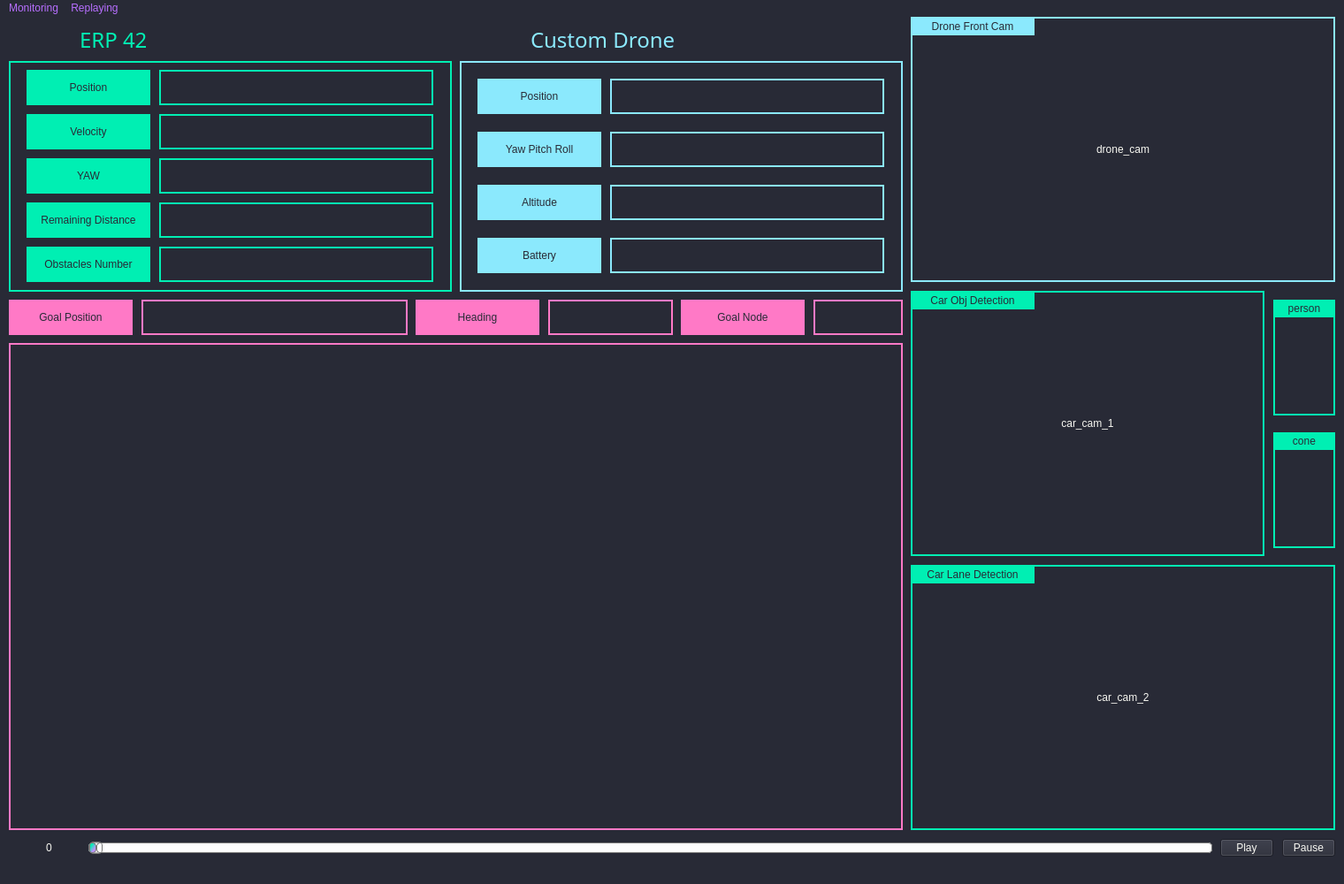
<?xml version="1.0" encoding="UTF-8"?>
<ui version="4.0">
 <class>MainWindow</class>
 <widget class="QMainWindow" name="MainWindow">
  <property name="geometry">
   <rect>
    <x>0</x>
    <y>0</y>
    <width>1520</width>
    <height>1000</height>
   </rect>
  </property>
  <property name="sizePolicy">
   <sizepolicy hsizetype="Fixed" vsizetype="Fixed">
    <horstretch>0</horstretch>
    <verstretch>0</verstretch>
   </sizepolicy>
  </property>
  <property name="maximumSize">
   <size>
    <width>1520</width>
    <height>1000</height>
   </size>
  </property>
  <property name="baseSize">
   <size>
    <width>1520</width>
    <height>1000</height>
   </size>
  </property>
  <property name="windowTitle">
   <string>VIP 5,6 D2V GUI</string>
  </property>
  <property name="styleSheet">
   <string notr="true">background-color: rgb(40, 42, 54);</string>
  </property>
  <widget class="QWidget" name="centralwidget">
   <property name="sizePolicy">
    <sizepolicy hsizetype="Fixed" vsizetype="Fixed">
     <horstretch>0</horstretch>
     <verstretch>0</verstretch>
    </sizepolicy>
   </property>
   <property name="maximumSize">
    <size>
     <width>1520</width>
     <height>1000</height>
    </size>
   </property>
   <property name="baseSize">
    <size>
     <width>1520</width>
     <height>1000</height>
    </size>
   </property>
   <widget class="QLabel" name="lable_6">
    <property name="geometry">
     <rect>
      <x>10</x>
      <y>369</y>
      <width>1011</width>
      <height>551</height>
     </rect>
    </property>
    <property name="styleSheet">
     <string notr="true">background-color: rgb(40, 42, 54);
border-style: solid;
border-width:2px;
border-color:rgb(255, 121, 198);</string>
    </property>
    <property name="text">
     <string/>
    </property>
   </widget>
   <widget class="QWidget" name="widget" native="true">
    <property name="geometry">
     <rect>
      <x>20</x>
      <y>380</y>
      <width>990</width>
      <height>531</height>
     </rect>
    </property>
    <property name="styleSheet">
     <string notr="true">

background-color: rgb(40, 42, 54);
color: rgb(248, 248, 242);</string>
    </property>
    <widget class="QWidget" name="gridLayoutWidget_2">
     <property name="geometry">
      <rect>
       <x>0</x>
       <y>0</y>
       <width>991</width>
       <height>531</height>
      </rect>
     </property>
     <layout class="QGridLayout" name="rviz_layout"/>
    </widget>
   </widget>
   <widget class="QLabel" name="label_2">
    <property name="geometry">
     <rect>
      <x>30</x>
      <y>210</y>
      <width>140</width>
      <height>40</height>
     </rect>
    </property>
    <property name="styleSheet">
     <string notr="true">background-color:rgb(0, 239, 179);
color: rgb(40, 42, 54);
font: 75 10pt &quot;Waree&quot;;

</string>
    </property>
    <property name="text">
     <string>Remaining Distance</string>
    </property>
    <property name="alignment">
     <set>Qt::AlignCenter</set>
    </property>
   </widget>
   <widget class="QLabel" name="label">
    <property name="geometry">
     <rect>
      <x>30</x>
      <y>110</y>
      <width>140</width>
      <height>40</height>
     </rect>
    </property>
    <property name="styleSheet">
     <string notr="true">background-color:rgb(0, 239, 179);
color: rgb(40, 42, 54);
font: 75 10pt &quot;Waree&quot;;

</string>
    </property>
    <property name="text">
     <string>Velocity</string>
    </property>
    <property name="alignment">
     <set>Qt::AlignCenter</set>
    </property>
   </widget>
   <widget class="QLabel" name="car_yaw_label">
    <property name="geometry">
     <rect>
      <x>180</x>
      <y>160</y>
      <width>310</width>
      <height>40</height>
     </rect>
    </property>
    <property name="styleSheet">
     <string notr="true">background-color: rgb(40, 42, 54);
border-style: solid;
border-width:2px;
border-color:  rgb(0, 239, 179);
color: rgb(248, 248, 242);
font: 57 12pt &quot;Ubuntu&quot;;</string>
    </property>
    <property name="text">
     <string/>
    </property>
    <property name="alignment">
     <set>Qt::AlignCenter</set>
    </property>
   </widget>
   <widget class="QLabel" name="drone_cam_label">
    <property name="geometry">
     <rect>
      <x>1030</x>
      <y>0</y>
      <width>480</width>
      <height>300</height>
     </rect>
    </property>
    <property name="styleSheet">
     <string notr="true">background-color: rgb(40, 42, 54);
color: rgb(248, 248, 242);
border-style: solid;
border-width:2px;
border-color:rgb(139, 233, 253);</string>
    </property>
    <property name="text">
     <string>drone_cam</string>
    </property>
    <property name="alignment">
     <set>Qt::AlignCenter</set>
    </property>
   </widget>
   <widget class="QLabel" name="car_pos_label">
    <property name="geometry">
     <rect>
      <x>180</x>
      <y>60</y>
      <width>310</width>
      <height>40</height>
     </rect>
    </property>
    <property name="styleSheet">
     <string notr="true">background-color: rgb(40, 42, 54);
border-style: solid;
border-width:2px;
border-color:  rgb(0, 239, 179);
color: rgb(248, 248, 242);
font: 57 12pt &quot;Ubuntu&quot;;</string>
    </property>
    <property name="frameShape">
     <enum>QFrame::StyledPanel</enum>
    </property>
    <property name="lineWidth">
     <number>1</number>
    </property>
    <property name="text">
     <string/>
    </property>
    <property name="alignment">
     <set>Qt::AlignCenter</set>
    </property>
   </widget>
   <widget class="QLabel" name="label_4">
    <property name="geometry">
     <rect>
      <x>30</x>
      <y>260</y>
      <width>140</width>
      <height>40</height>
     </rect>
    </property>
    <property name="styleSheet">
     <string notr="true">background-color:rgb(0, 239, 179);
color: rgb(40, 42, 54);
font: 75 10pt &quot;Waree&quot;;

</string>
    </property>
    <property name="text">
     <string>Obstacles Number</string>
    </property>
    <property name="alignment">
     <set>Qt::AlignCenter</set>
    </property>
   </widget>
   <widget class="QLabel" name="label_3">
    <property name="geometry">
     <rect>
      <x>30</x>
      <y>60</y>
      <width>140</width>
      <height>40</height>
     </rect>
    </property>
    <property name="styleSheet">
     <string notr="true">background-color:rgb(0, 239, 179);
color: rgb(40, 42, 54);
font: 75 10pt &quot;Waree&quot;;

</string>
    </property>
    <property name="lineWidth">
     <number>0</number>
    </property>
    <property name="text">
     <string>Position</string>
    </property>
    <property name="alignment">
     <set>Qt::AlignCenter</set>
    </property>
   </widget>
   <widget class="QLabel" name="car_distance_label">
    <property name="geometry">
     <rect>
      <x>180</x>
      <y>210</y>
      <width>310</width>
      <height>40</height>
     </rect>
    </property>
    <property name="styleSheet">
     <string notr="true">background-color: rgb(40, 42, 54);
border-style: solid;
border-width:2px;
border-color:  rgb(0, 239, 179);
color: rgb(248, 248, 242);
font: 57 12pt &quot;Ubuntu&quot;;</string>
    </property>
    <property name="text">
     <string/>
    </property>
    <property name="alignment">
     <set>Qt::AlignCenter</set>
    </property>
   </widget>
   <widget class="QLabel" name="car_vel_label">
    <property name="geometry">
     <rect>
      <x>180</x>
      <y>110</y>
      <width>310</width>
      <height>40</height>
     </rect>
    </property>
    <property name="styleSheet">
     <string notr="true">background-color: rgb(40, 42, 54);
border-style: solid;
border-width:2px;
border-color:  rgb(0, 239, 179);
color: rgb(248, 248, 242);
font: 57 12pt &quot;Ubuntu&quot;;</string>
    </property>
    <property name="text">
     <string/>
    </property>
    <property name="alignment">
     <set>Qt::AlignCenter</set>
    </property>
   </widget>
   <widget class="QLabel" name="label_5">
    <property name="geometry">
     <rect>
      <x>30</x>
      <y>160</y>
      <width>140</width>
      <height>40</height>
     </rect>
    </property>
    <property name="styleSheet">
     <string notr="true">background-color:rgb(0, 239, 179);
color: rgb(40, 42, 54);
font: 75 10pt &quot;Waree&quot;;

</string>
    </property>
    <property name="text">
     <string>YAW</string>
    </property>
    <property name="alignment">
     <set>Qt::AlignCenter</set>
    </property>
   </widget>
   <widget class="QLabel" name="car_obs_label">
    <property name="geometry">
     <rect>
      <x>180</x>
      <y>260</y>
      <width>310</width>
      <height>40</height>
     </rect>
    </property>
    <property name="styleSheet">
     <string notr="true">background-color: rgb(40, 42, 54);
border-style: solid;
border-width:2px;
border-color:  rgb(0, 239, 179);
color: rgb(248, 248, 242);
font: 57 12pt &quot;Ubuntu&quot;;</string>
    </property>
    <property name="text">
     <string/>
    </property>
    <property name="alignment">
     <set>Qt::AlignCenter</set>
    </property>
   </widget>
   <widget class="QLabel" name="car_cam_label_1">
    <property name="geometry">
     <rect>
      <x>1030</x>
      <y>310</y>
      <width>400</width>
      <height>300</height>
     </rect>
    </property>
    <property name="styleSheet">
     <string notr="true">background-color: rgb(40, 42, 54);
border-style: solid;
border-width:2px;
border-color:  rgb(0, 239, 179);
color: rgb(248, 248, 242);
font: 57 12pt &quot;Ubuntu&quot;;</string>
    </property>
    <property name="text">
     <string>car_cam_1</string>
    </property>
    <property name="alignment">
     <set>Qt::AlignCenter</set>
    </property>
   </widget>
   <widget class="QLabel" name="car_cam_label_2">
    <property name="geometry">
     <rect>
      <x>1030</x>
      <y>620</y>
      <width>480</width>
      <height>300</height>
     </rect>
    </property>
    <property name="styleSheet">
     <string notr="true">background-color: rgb(40, 42, 54);
border-style: solid;
border-width:2px;
border-color:  rgb(0, 239, 179);
color: rgb(248, 248, 242);
font: 57 12pt &quot;Ubuntu&quot;;</string>
    </property>
    <property name="text">
     <string>car_cam_2</string>
    </property>
    <property name="alignment">
     <set>Qt::AlignCenter</set>
    </property>
   </widget>
   <widget class="QLabel" name="label_6">
    <property name="geometry">
     <rect>
      <x>540</x>
      <y>190</y>
      <width>140</width>
      <height>40</height>
     </rect>
    </property>
    <property name="styleSheet">
     <string notr="true">background-color:rgb(139, 233, 253);
color: rgb(40, 42, 54);
font: 75 10pt &quot;Waree&quot;;

</string>
    </property>
    <property name="text">
     <string>Altitude</string>
    </property>
    <property name="alignment">
     <set>Qt::AlignCenter</set>
    </property>
   </widget>
   <widget class="QLabel" name="label_7">
    <property name="geometry">
     <rect>
      <x>540</x>
      <y>130</y>
      <width>140</width>
      <height>40</height>
     </rect>
    </property>
    <property name="styleSheet">
     <string notr="true">background-color:rgb(139, 233, 253);
color: rgb(40, 42, 54);
font: 75 10pt &quot;Waree&quot;;

</string>
    </property>
    <property name="lineWidth">
     <number>0</number>
    </property>
    <property name="text">
     <string>Yaw Pitch Roll</string>
    </property>
    <property name="alignment">
     <set>Qt::AlignCenter</set>
    </property>
   </widget>
   <widget class="QLabel" name="label_8">
    <property name="geometry">
     <rect>
      <x>540</x>
      <y>250</y>
      <width>140</width>
      <height>40</height>
     </rect>
    </property>
    <property name="styleSheet">
     <string notr="true">background-color:rgb(139, 233, 253);
color: rgb(40, 42, 54);
font: 75 10pt &quot;Waree&quot;;

</string>
    </property>
    <property name="text">
     <string>Battery</string>
    </property>
    <property name="alignment">
     <set>Qt::AlignCenter</set>
    </property>
   </widget>
   <widget class="QLabel" name="drone_ypr_label">
    <property name="geometry">
     <rect>
      <x>690</x>
      <y>130</y>
      <width>310</width>
      <height>40</height>
     </rect>
    </property>
    <property name="styleSheet">
     <string notr="true">background-color: rgb(40, 42, 54);
border-style: solid;
border-width:2px;
border-color: rgb(139, 233, 253);
color: rgb(248, 248, 242);
font: 57 12pt &quot;Ubuntu&quot;;</string>
    </property>
    <property name="frameShape">
     <enum>QFrame::StyledPanel</enum>
    </property>
    <property name="lineWidth">
     <number>1</number>
    </property>
    <property name="text">
     <string/>
    </property>
    <property name="alignment">
     <set>Qt::AlignCenter</set>
    </property>
   </widget>
   <widget class="QLabel" name="drone_batt_label">
    <property name="geometry">
     <rect>
      <x>690</x>
      <y>250</y>
      <width>310</width>
      <height>40</height>
     </rect>
    </property>
    <property name="styleSheet">
     <string notr="true">background-color: rgb(40, 42, 54);
border-style: solid;
border-width:2px;
border-color: rgb(139, 233, 253);
color: rgb(248, 248, 242);
font: 57 12pt &quot;Ubuntu&quot;;</string>
    </property>
    <property name="text">
     <string/>
    </property>
    <property name="alignment">
     <set>Qt::AlignCenter</set>
    </property>
   </widget>
   <widget class="QLabel" name="drone_alt_label">
    <property name="geometry">
     <rect>
      <x>690</x>
      <y>190</y>
      <width>310</width>
      <height>40</height>
     </rect>
    </property>
    <property name="styleSheet">
     <string notr="true">background-color: rgb(40, 42, 54);
border-style: solid;
border-width:2px;
border-color: rgb(139, 233, 253);
color: rgb(248, 248, 242);
font: 57 12pt &quot;Ubuntu&quot;;</string>
    </property>
    <property name="text">
     <string/>
    </property>
    <property name="alignment">
     <set>Qt::AlignCenter</set>
    </property>
   </widget>
   <widget class="QLabel" name="lable_7">
    <property name="geometry">
     <rect>
      <x>10</x>
      <y>50</y>
      <width>501</width>
      <height>261</height>
     </rect>
    </property>
    <property name="styleSheet">
     <string notr="true">background-color: rgb(40, 42, 54);
border-style: solid;
border-width:2px;
border-color:  rgb(0, 239, 179);
color: rgb(248, 248, 242);
font: 57 12pt &quot;Ubuntu&quot;;</string>
    </property>
    <property name="text">
     <string/>
    </property>
   </widget>
   <widget class="QLabel" name="lable_8">
    <property name="geometry">
     <rect>
      <x>520</x>
      <y>50</y>
      <width>501</width>
      <height>261</height>
     </rect>
    </property>
    <property name="styleSheet">
     <string notr="true">background-color: rgb(40, 42, 54);
border-style: solid;
border-width:2px;
border-color:rgb(139, 233, 253);</string>
    </property>
    <property name="text">
     <string/>
    </property>
   </widget>
   <widget class="QLabel" name="car_png">
    <property name="geometry">
     <rect>
      <x>20</x>
      <y>0</y>
      <width>60</width>
      <height>51</height>
     </rect>
    </property>
    <property name="styleSheet">
     <string notr="true"/>
    </property>
    <property name="text">
     <string/>
    </property>
   </widget>
   <widget class="QLabel" name="drone_png">
    <property name="geometry">
     <rect>
      <x>530</x>
      <y>0</y>
      <width>60</width>
      <height>51</height>
     </rect>
    </property>
    <property name="styleSheet">
     <string notr="true"/>
    </property>
    <property name="text">
     <string/>
    </property>
   </widget>
   <widget class="QLabel" name="car_label">
    <property name="geometry">
     <rect>
      <x>90</x>
      <y>10</y>
      <width>101</width>
      <height>31</height>
     </rect>
    </property>
    <property name="font">
     <font>
      <family>Waree</family>
      <pointsize>18</pointsize>
      <weight>9</weight>
      <italic>false</italic>
      <bold>false</bold>
     </font>
    </property>
    <property name="styleSheet">
     <string notr="true">color: rgb(0, 239, 179);
font: 75 18pt &quot;Waree&quot;;
</string>
    </property>
    <property name="text">
     <string>ERP 42</string>
    </property>
   </widget>
   <widget class="QLabel" name="drone_label">
    <property name="geometry">
     <rect>
      <x>600</x>
      <y>10</y>
      <width>181</width>
      <height>31</height>
     </rect>
    </property>
    <property name="font">
     <font>
      <family>Waree</family>
      <pointsize>18</pointsize>
      <weight>9</weight>
      <italic>false</italic>
      <bold>false</bold>
     </font>
    </property>
    <property name="styleSheet">
     <string notr="true">color: rgb(139, 233, 253);
font: 75 18pt &quot;Waree&quot;;
</string>
    </property>
    <property name="text">
     <string>Custom Drone</string>
    </property>
   </widget>
   <widget class="QLabel" name="label_10">
    <property name="geometry">
     <rect>
      <x>540</x>
      <y>70</y>
      <width>140</width>
      <height>40</height>
     </rect>
    </property>
    <property name="styleSheet">
     <string notr="true">background-color:rgb(139, 233, 253);
color: rgb(40, 42, 54);
font: 75 10pt &quot;Waree&quot;;

</string>
    </property>
    <property name="text">
     <string>Position</string>
    </property>
    <property name="alignment">
     <set>Qt::AlignCenter</set>
    </property>
   </widget>
   <widget class="QLabel" name="drone_pos_label">
    <property name="geometry">
     <rect>
      <x>690</x>
      <y>70</y>
      <width>310</width>
      <height>40</height>
     </rect>
    </property>
    <property name="styleSheet">
     <string notr="true">background-color: rgb(40, 42, 54);
border-style: solid;
border-width:2px;
border-color: rgb(139, 233, 253);
color: rgb(248, 248, 242);
font: 57 12pt &quot;Ubuntu&quot;;</string>
    </property>
    <property name="text">
     <string/>
    </property>
    <property name="alignment">
     <set>Qt::AlignCenter</set>
    </property>
   </widget>
   <widget class="QLabel" name="label_14">
    <property name="geometry">
     <rect>
      <x>1440</x>
      <y>470</y>
      <width>70</width>
      <height>20</height>
     </rect>
    </property>
    <property name="styleSheet">
     <string notr="true">background-color:rgb(0, 239, 179);
color: rgb(40, 42, 54);
font: 75 10pt &quot;Waree&quot;;

</string>
    </property>
    <property name="text">
     <string>cone</string>
    </property>
    <property name="alignment">
     <set>Qt::AlignCenter</set>
    </property>
   </widget>
   <widget class="QLabel" name="c_static_num">
    <property name="geometry">
     <rect>
      <x>1450</x>
      <y>420</y>
      <width>50</width>
      <height>20</height>
     </rect>
    </property>
    <property name="styleSheet">
     <string notr="true">background-color: rgb(40, 42, 54);
color: rgb(0, 239, 179);
font: 57 12pt &quot;Ubuntu&quot;;</string>
    </property>
    <property name="text">
     <string/>
    </property>
    <property name="alignment">
     <set>Qt::AlignCenter</set>
    </property>
   </widget>
   <widget class="QLabel" name="c_dynamic_num">
    <property name="geometry">
     <rect>
      <x>1450</x>
      <y>570</y>
      <width>50</width>
      <height>20</height>
     </rect>
    </property>
    <property name="styleSheet">
     <string notr="true">background-color: rgb(40, 42, 54);
color: rgb(0, 239, 179);
font: 57 12pt &quot;Ubuntu&quot;;</string>
    </property>
    <property name="text">
     <string/>
    </property>
    <property name="alignment">
     <set>Qt::AlignCenter</set>
    </property>
   </widget>
   <widget class="QLabel" name="label_15">
    <property name="geometry">
     <rect>
      <x>1440</x>
      <y>320</y>
      <width>70</width>
      <height>20</height>
     </rect>
    </property>
    <property name="styleSheet">
     <string notr="true">background-color:rgb(0, 239, 179);
color: rgb(40, 42, 54);
font: 75 10pt &quot;Waree&quot;;

</string>
    </property>
    <property name="text">
     <string>person</string>
    </property>
    <property name="alignment">
     <set>Qt::AlignCenter</set>
    </property>
   </widget>
   <widget class="QLabel" name="goal_pos_label">
    <property name="geometry">
     <rect>
      <x>160</x>
      <y>320</y>
      <width>301</width>
      <height>40</height>
     </rect>
    </property>
    <property name="styleSheet">
     <string notr="true">background-color: rgb(40, 42, 54);
border-style: solid;
border-width:2px;
border-color: rgb(255, 121, 198);
color: rgb(248, 248, 242);
font: 57 12pt &quot;Ubuntu&quot;;</string>
    </property>
    <property name="text">
     <string/>
    </property>
    <property name="alignment">
     <set>Qt::AlignCenter</set>
    </property>
   </widget>
   <widget class="QLabel" name="label_11">
    <property name="geometry">
     <rect>
      <x>10</x>
      <y>320</y>
      <width>140</width>
      <height>40</height>
     </rect>
    </property>
    <property name="styleSheet">
     <string notr="true">background-color:rgb(255, 121, 198);
color: rgb(40, 42, 54);
font: 75 10pt &quot;Waree&quot;;

</string>
    </property>
    <property name="text">
     <string>Goal Position</string>
    </property>
    <property name="alignment">
     <set>Qt::AlignCenter</set>
    </property>
   </widget>
   <widget class="QLabel" name="goal_yaw_label">
    <property name="geometry">
     <rect>
      <x>620</x>
      <y>320</y>
      <width>141</width>
      <height>40</height>
     </rect>
    </property>
    <property name="styleSheet">
     <string notr="true">background-color: rgb(40, 42, 54);
border-style: solid;
border-width:2px;
border-color: rgb(255, 121, 198);
color: rgb(248, 248, 242);
font: 57 12pt &quot;Ubuntu&quot;;</string>
    </property>
    <property name="frameShape">
     <enum>QFrame::StyledPanel</enum>
    </property>
    <property name="lineWidth">
     <number>1</number>
    </property>
    <property name="text">
     <string/>
    </property>
    <property name="alignment">
     <set>Qt::AlignCenter</set>
    </property>
   </widget>
   <widget class="QLabel" name="label_9">
    <property name="geometry">
     <rect>
      <x>470</x>
      <y>320</y>
      <width>140</width>
      <height>40</height>
     </rect>
    </property>
    <property name="styleSheet">
     <string notr="true">background-color:rgb(255, 121, 198);
color: rgb(40, 42, 54);
font: 75 10pt &quot;Waree&quot;;

</string>
    </property>
    <property name="lineWidth">
     <number>0</number>
    </property>
    <property name="text">
     <string>Heading</string>
    </property>
    <property name="alignment">
     <set>Qt::AlignCenter</set>
    </property>
   </widget>
   <widget class="QLabel" name="c_static_png">
    <property name="geometry">
     <rect>
      <x>1450</x>
      <y>350</y>
      <width>50</width>
      <height>70</height>
     </rect>
    </property>
    <property name="styleSheet">
     <string notr="true"/>
    </property>
    <property name="text">
     <string/>
    </property>
   </widget>
   <widget class="QLabel" name="c_dynamic_png">
    <property name="geometry">
     <rect>
      <x>1450</x>
      <y>500</y>
      <width>50</width>
      <height>70</height>
     </rect>
    </property>
    <property name="styleSheet">
     <string notr="true"/>
    </property>
    <property name="text">
     <string/>
    </property>
   </widget>
   <widget class="QLabel" name="c_static_num_2">
    <property name="geometry">
     <rect>
      <x>1440</x>
      <y>320</y>
      <width>70</width>
      <height>131</height>
     </rect>
    </property>
    <property name="styleSheet">
     <string notr="true">background-color: rgb(40, 42, 54);
border-style: solid;
border-width:2px;
border-color:  rgb(0, 239, 179);
color: rgb(248, 248, 242);
font: 57 12pt &quot;Ubuntu&quot;;</string>
    </property>
    <property name="text">
     <string/>
    </property>
    <property name="alignment">
     <set>Qt::AlignCenter</set>
    </property>
   </widget>
   <widget class="QLabel" name="c_static_num_3">
    <property name="geometry">
     <rect>
      <x>1440</x>
      <y>470</y>
      <width>70</width>
      <height>131</height>
     </rect>
    </property>
    <property name="styleSheet">
     <string notr="true">background-color: rgb(40, 42, 54);
border-style: solid;
border-width:2px;
border-color:  rgb(0, 239, 179);
color: rgb(248, 248, 242);
font: 57 12pt &quot;Ubuntu&quot;;</string>
    </property>
    <property name="text">
     <string/>
    </property>
    <property name="alignment">
     <set>Qt::AlignCenter</set>
    </property>
   </widget>
   <widget class="QLabel" name="goal_node_label">
    <property name="geometry">
     <rect>
      <x>920</x>
      <y>320</y>
      <width>101</width>
      <height>40</height>
     </rect>
    </property>
    <property name="styleSheet">
     <string notr="true">background-color: rgb(40, 42, 54);
border-style: solid;
border-width:2px;
border-color: rgb(255, 121, 198);
color: rgb(248, 248, 242);
font: 57 12pt &quot;Ubuntu&quot;;</string>
    </property>
    <property name="frameShape">
     <enum>QFrame::StyledPanel</enum>
    </property>
    <property name="lineWidth">
     <number>1</number>
    </property>
    <property name="text">
     <string/>
    </property>
    <property name="alignment">
     <set>Qt::AlignCenter</set>
    </property>
   </widget>
   <widget class="QLabel" name="label_16">
    <property name="geometry">
     <rect>
      <x>770</x>
      <y>320</y>
      <width>140</width>
      <height>40</height>
     </rect>
    </property>
    <property name="styleSheet">
     <string notr="true">background-color:rgb(255, 121, 198);
color: rgb(40, 42, 54);
font: 75 10pt &quot;Waree&quot;;

</string>
    </property>
    <property name="lineWidth">
     <number>0</number>
    </property>
    <property name="text">
     <string>Goal Node</string>
    </property>
    <property name="alignment">
     <set>Qt::AlignCenter</set>
    </property>
   </widget>
   <widget class="QPushButton" name="play_btn">
    <property name="geometry">
     <rect>
      <x>1380</x>
      <y>930</y>
      <width>60</width>
      <height>20</height>
     </rect>
    </property>
    <property name="styleSheet">
     <string notr="true">color: rgb(248, 248, 242);</string>
    </property>
    <property name="text">
     <string>Play</string>
    </property>
   </widget>
   <widget class="QPushButton" name="pause_btn">
    <property name="geometry">
     <rect>
      <x>1450</x>
      <y>930</y>
      <width>60</width>
      <height>20</height>
     </rect>
    </property>
    <property name="styleSheet">
     <string notr="true">color: rgb(248, 248, 242);</string>
    </property>
    <property name="text">
     <string>Pause</string>
    </property>
   </widget>
   <widget class="QSlider" name="slider">
    <property name="geometry">
     <rect>
      <x>100</x>
      <y>930</y>
      <width>1271</width>
      <height>20</height>
     </rect>
    </property>
    <property name="styleSheet">
     <string notr="true">QSlider::groove:horizontal {
border: 1px solid #bbb;
background: white;
height: 10px;
border-radius: 4px;
}

QSlider::sub-page:horizontal {
background: qlineargradient(x1: 0, y1: 0.6, x2: 0.4, y2: 1, stop: 0 #00efb3, stop: 1 #bd93f9);
border: 1px solid #777;
height: 10px;
border-radius: 4px;
}

QSlider::add-page:horizontal {
background: #fff;
border: 1px solid #777;
height: 10px;
border-radius: 4px;
}

QSlider::handle:horizontal {
background: qlineargradient(x1:0, y1:0, x2:1, y2:1,
    stop:0 #eee, stop:1 #ccc);
border: 1px solid #777;
width: 13px;
margin-top: -2px;
margin-bottom: -2px;
border-radius: 4px;
}

QSlider::handle:horizontal:hover {
background: qlineargradient(x1:0, y1:0, x2:1, y2:1,
    stop:0 #fff, stop:1 #ddd);
border: 1px solid #444;
border-radius: 4px;
}

QSlider::sub-page:horizontal:disabled {
background: #bbb;
border-color: #999;
}

QSlider::add-page:horizontal:disabled {
background: #eee;
border-color: #999;
}

QSlider::handle:horizontal:disabled {
background: #eee;
border: 1px solid #aaa;
border-radius: 4px;
}</string>
    </property>
    <property name="orientation">
     <enum>Qt::Horizontal</enum>
    </property>
   </widget>
   <widget class="QLabel" name="ts_txt">
    <property name="geometry">
     <rect>
      <x>20</x>
      <y>930</y>
      <width>71</width>
      <height>20</height>
     </rect>
    </property>
    <property name="styleSheet">
     <string notr="true">color: rgb(248, 248, 242);</string>
    </property>
    <property name="text">
     <string>0</string>
    </property>
    <property name="alignment">
     <set>Qt::AlignCenter</set>
    </property>
   </widget>
   <widget class="QLabel" name="label_12">
    <property name="geometry">
     <rect>
      <x>1030</x>
      <y>0</y>
      <width>140</width>
      <height>21</height>
     </rect>
    </property>
    <property name="styleSheet">
     <string notr="true">background-color:rgb(139, 233, 253);
color: rgb(40, 42, 54);
font: 75 10pt &quot;Waree&quot;;

</string>
    </property>
    <property name="text">
     <string>Drone Front Cam</string>
    </property>
    <property name="alignment">
     <set>Qt::AlignCenter</set>
    </property>
   </widget>
   <widget class="QLabel" name="label_13">
    <property name="geometry">
     <rect>
      <x>1030</x>
      <y>310</y>
      <width>140</width>
      <height>21</height>
     </rect>
    </property>
    <property name="styleSheet">
     <string notr="true">background-color:rgb(0, 239, 179);
color: rgb(40, 42, 54);
font: 75 10pt &quot;Waree&quot;;

background-color:rgb(0, 239, 179);
color: rgb(40, 42, 54);
font: 75 10pt &quot;Waree&quot;;

</string>
    </property>
    <property name="text">
     <string>Car Obj Detection</string>
    </property>
    <property name="alignment">
     <set>Qt::AlignCenter</set>
    </property>
   </widget>
   <widget class="QLabel" name="label_17">
    <property name="geometry">
     <rect>
      <x>1030</x>
      <y>620</y>
      <width>140</width>
      <height>21</height>
     </rect>
    </property>
    <property name="styleSheet">
     <string notr="true">background-color:rgb(0, 239, 179);
color: rgb(40, 42, 54);
font: 75 10pt &quot;Waree&quot;;

background-color:rgb(0, 239, 179);
color: rgb(40, 42, 54);
font: 75 10pt &quot;Waree&quot;;

</string>
    </property>
    <property name="text">
     <string>Car Lane Detection</string>
    </property>
    <property name="alignment">
     <set>Qt::AlignCenter</set>
    </property>
   </widget>
   <zorder>lable_6</zorder>
   <zorder>c_static_num_3</zorder>
   <zorder>c_static_num_2</zorder>
   <zorder>drone_png</zorder>
   <zorder>car_png</zorder>
   <zorder>lable_8</zorder>
   <zorder>lable_7</zorder>
   <zorder>label_2</zorder>
   <zorder>label</zorder>
   <zorder>car_yaw_label</zorder>
   <zorder>drone_cam_label</zorder>
   <zorder>car_pos_label</zorder>
   <zorder>label_4</zorder>
   <zorder>label_3</zorder>
   <zorder>car_distance_label</zorder>
   <zorder>car_vel_label</zorder>
   <zorder>label_5</zorder>
   <zorder>car_obs_label</zorder>
   <zorder>car_cam_label_1</zorder>
   <zorder>car_cam_label_2</zorder>
   <zorder>label_6</zorder>
   <zorder>label_7</zorder>
   <zorder>label_8</zorder>
   <zorder>drone_ypr_label</zorder>
   <zorder>drone_batt_label</zorder>
   <zorder>drone_alt_label</zorder>
   <zorder>car_label</zorder>
   <zorder>drone_label</zorder>
   <zorder>label_10</zorder>
   <zorder>drone_pos_label</zorder>
   <zorder>label_14</zorder>
   <zorder>c_static_num</zorder>
   <zorder>c_dynamic_num</zorder>
   <zorder>label_15</zorder>
   <zorder>goal_pos_label</zorder>
   <zorder>label_11</zorder>
   <zorder>goal_yaw_label</zorder>
   <zorder>label_9</zorder>
   <zorder>c_static_png</zorder>
   <zorder>c_dynamic_png</zorder>
   <zorder>widget</zorder>
   <zorder>goal_node_label</zorder>
   <zorder>label_16</zorder>
   <zorder>play_btn</zorder>
   <zorder>pause_btn</zorder>
   <zorder>slider</zorder>
   <zorder>ts_txt</zorder>
   <zorder>label_12</zorder>
   <zorder>label_13</zorder>
   <zorder>label_17</zorder>
  </widget>
  <widget class="QMenuBar" name="menubar">
   <property name="geometry">
    <rect>
     <x>0</x>
     <y>0</y>
     <width>1520</width>
     <height>24</height>
    </rect>
   </property>
   <property name="styleSheet">
    <string notr="true">font: 12pt &quot;Ubuntu&quot;;
color: rgb(183, 110, 255);</string>
   </property>
   <widget class="QMenu" name="menuMonitoring">
    <property name="styleSheet">
     <string notr="true"/>
    </property>
    <property name="title">
     <string>Monitoring</string>
    </property>
    <addaction name="actionReady"/>
    <addaction name="actionRecord"/>
    <addaction name="actionStart"/>
    <addaction name="actionStop"/>
   </widget>
   <widget class="QMenu" name="menuReplaying">
    <property name="styleSheet">
     <string notr="true"/>
    </property>
    <property name="title">
     <string>Replaying</string>
    </property>
    <addaction name="actionReady_2"/>
    <addaction name="actionStart_2"/>
   </widget>
   <addaction name="menuMonitoring"/>
   <addaction name="menuReplaying"/>
  </widget>
  <action name="actionReady">
   <property name="text">
    <string>Ready</string>
   </property>
  </action>
  <action name="actionStart">
   <property name="text">
    <string>Start</string>
   </property>
  </action>
  <action name="actionStop">
   <property name="text">
    <string>Stop</string>
   </property>
  </action>
  <action name="actionReady_2">
   <property name="text">
    <string>Ready</string>
   </property>
  </action>
  <action name="actionStart_2">
   <property name="text">
    <string>Start</string>
   </property>
  </action>
  <action name="actionRecord">
   <property name="text">
    <string>Record</string>
   </property>
  </action>
 </widget>
 <resources/>
 <connections/>
</ui>
